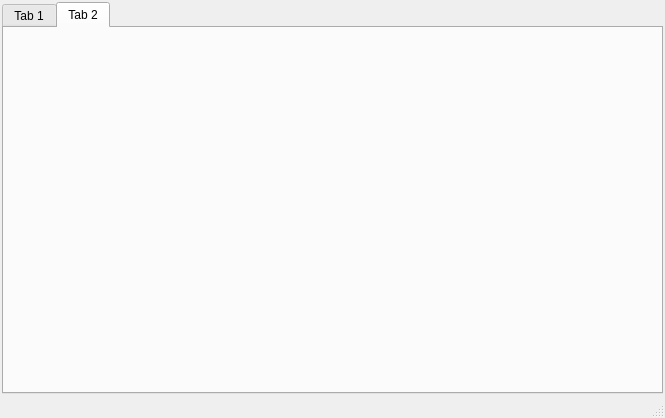
<?xml version="1.0" encoding="UTF-8"?>
<ui version="4.0">
 <class>CLogViewer</class>
 <widget class="QMainWindow" name="CLogViewer">
  <property name="geometry">
   <rect>
    <x>0</x>
    <y>0</y>
    <width>665</width>
    <height>418</height>
   </rect>
  </property>
  <property name="windowTitle">
   <string>LOG VIEWER</string>
  </property>
  <widget class="QWidget" name="centralwidget">
   <layout class="QVBoxLayout" name="verticalLayout">
    <property name="spacing">
     <number>2</number>
    </property>
    <property name="leftMargin">
     <number>2</number>
    </property>
    <property name="topMargin">
     <number>2</number>
    </property>
    <property name="rightMargin">
     <number>2</number>
    </property>
    <property name="bottomMargin">
     <number>2</number>
    </property>
    <item>
     <widget class="QTabWidget" name="tabWidget">
      <property name="currentIndex">
       <number>1</number>
      </property>
      <widget class="QWidget" name="tab">
       <attribute name="title">
        <string>Tab 1</string>
       </attribute>
      </widget>
      <widget class="QWidget" name="tab_2">
       <attribute name="title">
        <string>Tab 2</string>
       </attribute>
      </widget>
     </widget>
    </item>
   </layout>
  </widget>
  <widget class="QMenuBar" name="menubar">
   <property name="geometry">
    <rect>
     <x>0</x>
     <y>0</y>
     <width>665</width>
     <height>20</height>
    </rect>
   </property>
  </widget>
  <widget class="QStatusBar" name="statusbar"/>
 </widget>
 <resources/>
 <connections/>
</ui>
